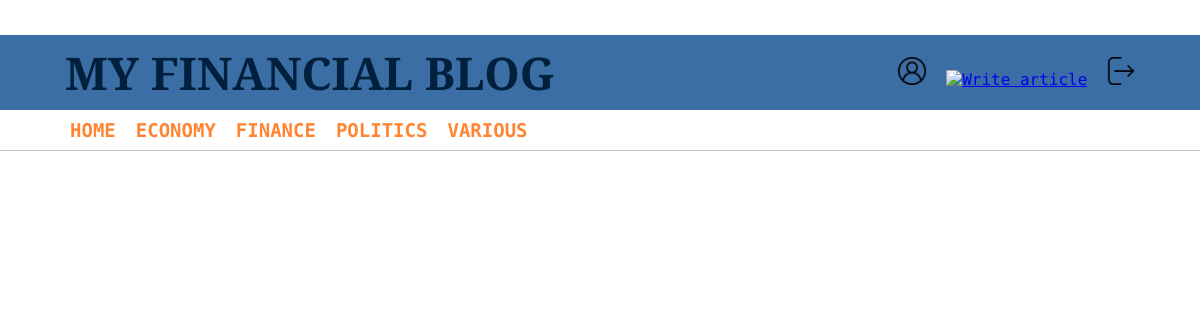
/home/Economy (signed in), run on an earlier commit of the app's database.
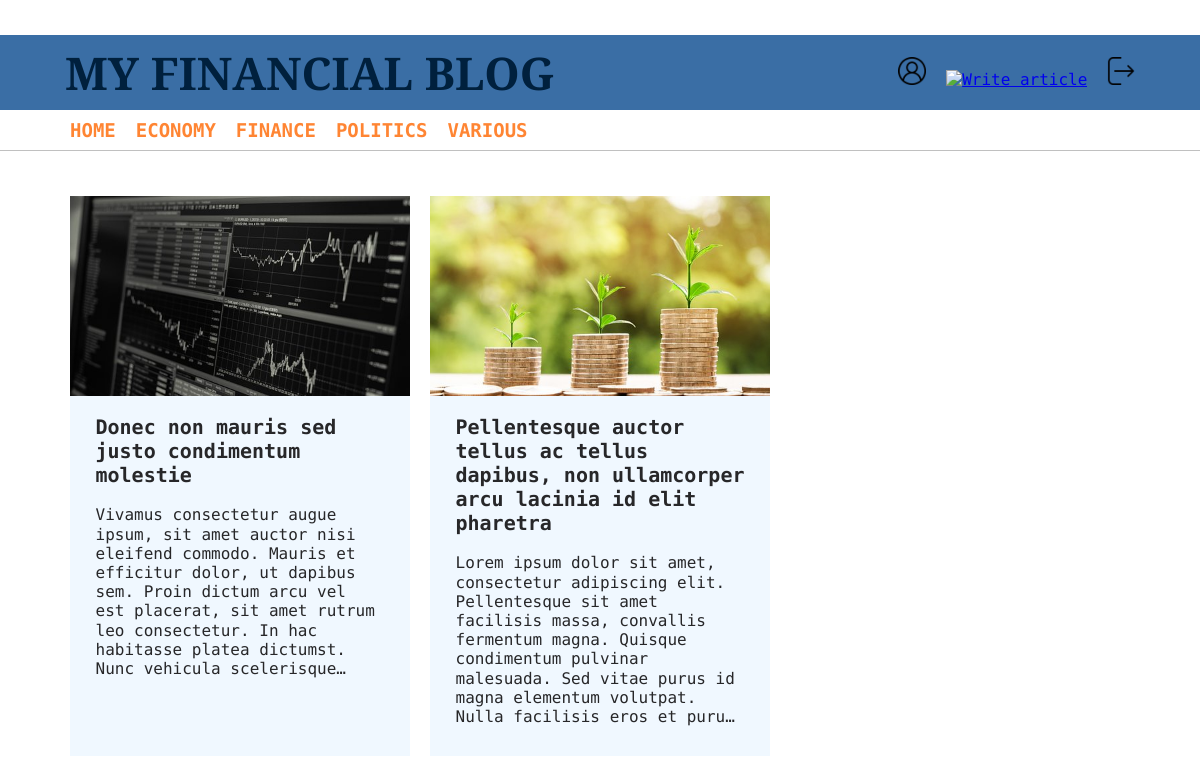
And on a later commit of the database.
### models.py (models this page shows)
class Article(db.Model):
	id = db.Column(db.Integer, primary_key=True)
	title = db.Column(db.String(128), index=True, unique=True)
	text = db.Column(db.Text)
	date = db.Column(db.DateTime, default=datetime.utcnow)
	image = db.Column(db.String())
	article_type = db.Column(db.String(), index=True)
	author = db.Column(db.Integer, db.ForeignKey('user.id'))
	comments = db.relationship('Comment', backref='article')

### app.py (the view)
@app.route('/home/<category>', methods=['GET', 'POST'])
def categories(category):
	articles = Article.query.filter_by(article_type=category)
	return render_template('categories.html', articles=articles)

### app.py (called while the page is built)
@login_manager.user_loader
def load_user(id):
	return User.query.get(int(id))

### templates/categories.html (shortened to what this page needs)
{% extends 'layout.html' %}
{% block css %}
	<link rel="stylesheet" type="text/css" href="{{ url_for('static', filename='home.css') }}">
{% endblock %}
{% block content %}
	<div class="home-center">
		{% for article in articles %}
		<div class="article-tile">
			<div style="background-image: url('../{{ article.image }}');" class="article-tile-img">
			</div>
			<div class="article-tile-body">
				<h3><a href="/{{ article.title }}">{{ article.title }}</a ></h3>
				<span>{{ article.text }}</span>
			</div>
		</div>
		{% endfor %}
	</div>
{% endblock %}

What changed in the data, as far as the page shows it:
added Article: image (picture), title "Donec non mauris sed justo condimentum molestie", text "Vivamus consectetur augue ipsum, sit amet auctor nisi eleifend commodo. Mauris et efficitur dolor, ut dapibus sem. Proin dictum arcu vel est placerat, sit amet rutrum leo consectetur. In hac habitasse platea dictumst. Nunc vehicula…"
added Article: image (picture), title "Pellentesque auctor tellus ac tellus dapibus, non ullamcorper arcu lacinia id elit pharetra", text "Lorem ipsum dolor sit amet, consectetur adipiscing elit. Pellentesque sit amet facilisis massa, convallis fermentum magna. Quisque condimentum pulvinar malesuada. Sed vitae purus id magna elementum volutpat. Nulla facilisis eros et…"
